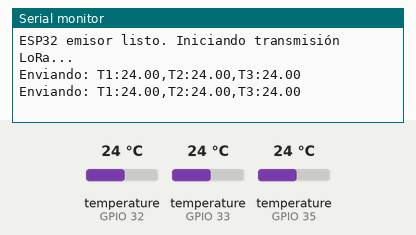
Simulated run of this sketch. Board: ESP32. Shown: the last lines printed to the serial monitor. Inputs (shaded band) come from the test bench; at power-on: temperature (sensors on GPIO 32, GPIO 33, GPIO 35) 24 °C.

Above: at 10.4 s.
10.5 s: temperature (sensor on GPIO 32) set to 12 °C
At 17.8 s:
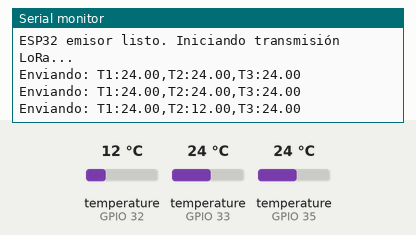
18.9 s: temperature (sensor on GPIO 33) set to 12 °C
At 25.5 s:
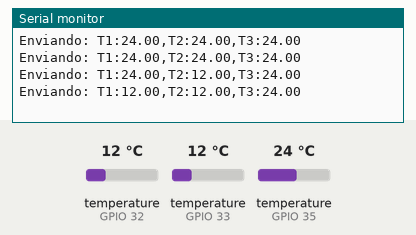
27.3 s: temperature (sensor on GPIO 35) set to 12 °C
At 32.0 s:
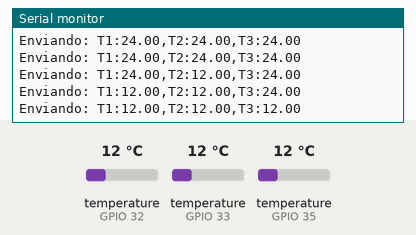
35.7 s: temperature (sensor on GPIO 32) set to 19 °C
At 39.7 s:
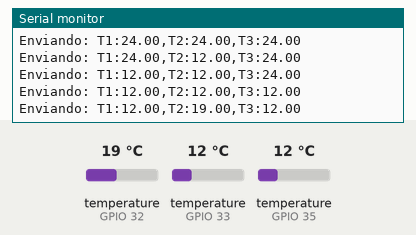
44.1 s: temperature (sensor on GPIO 33) set to 19 °C
At 47.4 s:
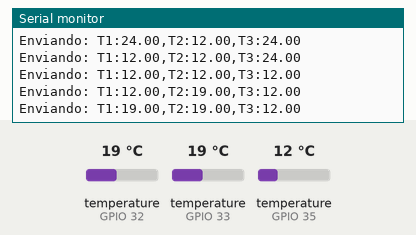
52.5 s: temperature (sensor on GPIO 35) set to 19 °C
At 53.9 s:
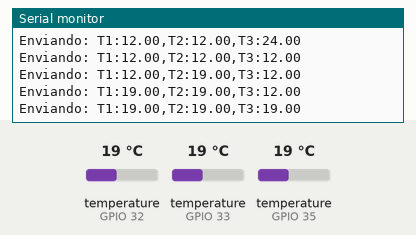
Timing chart, 0 to 55.5 s (numbered marks = the images above; inputs shaded):
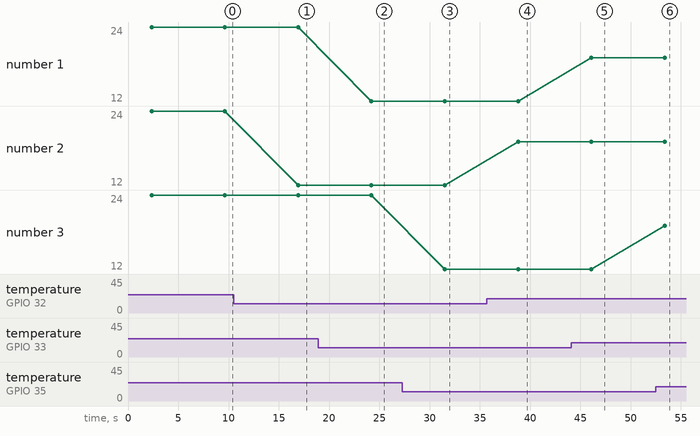

Measured:
- after the input at 10.5 s, the serial monitor: prints a new line after 6.4 s (image 1)
- after the input at 18.9 s, the serial monitor: prints a new line after 5.3 s (image 2)
- after the input at 27.3 s, the serial monitor: prints a new line after 4.2 s (image 3)
- after the input at 35.7 s, the serial monitor: prints a new line after 3.1 s (image 4)
- after the input at 44.1 s, the serial monitor: prints a new line after 2.0 s (image 5)
- after the input at 52.5 s, the serial monitor: prints a new line after 0.89 s (image 6)
- plotted number 2: 24 → 12 after the input at 10.5 s, 12 → 19 after the input at 35.7 s

The sketch:

Emisor.ino
```cpp
#include <OneWire.h>
#include <DallasTemperature.h>

// Pines de datos de los sensores DS18B20
#define SENSOR_PIN1 33
#define SENSOR_PIN2 32
#define SENSOR_PIN3 35

// Pines del módulo LoRa (UART)
#define LORA_RX 16  // LoRa TX se conecta aquí
#define LORA_TX 17  // LoRa RX se conecta aquí

// Crear objetos para los sensores
OneWire oneWire1(SENSOR_PIN1);
OneWire oneWire2(SENSOR_PIN2);
OneWire oneWire3(SENSOR_PIN3);

DallasTemperature sensor1(&oneWire1);
DallasTemperature sensor2(&oneWire2);
DallasTemperature sensor3(&oneWire3);

void setup() {
  Serial.begin(115200);  // Monitor serial
  Serial2.begin(9600, SERIAL_8N1, LORA_RX, LORA_TX);  // Comunicación con LoRa

  // Iniciar sensores
  sensor1.begin();
  sensor2.begin();
  sensor3.begin();

  Serial.println("ESP32 emisor listo. Iniciando transmisión LoRa...");
}

void loop() {
  // Pedir temperaturas
  sensor1.requestTemperatures();
  sensor2.requestTemperatures();
  sensor3.requestTemperatures();

  // Leer temperaturas
  float t1 = sensor1.getTempCByIndex(0);
  float t2 = sensor2.getTempCByIndex(0);
  float t3 = sensor3.getTempCByIndex(0);

  // Armar mensaje
  String mensaje = "T1:" + String(t1, 2) + ",T2:" + String(t2, 2) + ",T3:" + String(t3, 2);

  // Mostrar por monitor serial
  Serial.println("Enviando: " + mensaje);

  // Enviar por LoRa
  Serial2.println(mensaje);

  delay(5000);  // Esperar 5 segundos antes de enviar nuevamente
}
```
